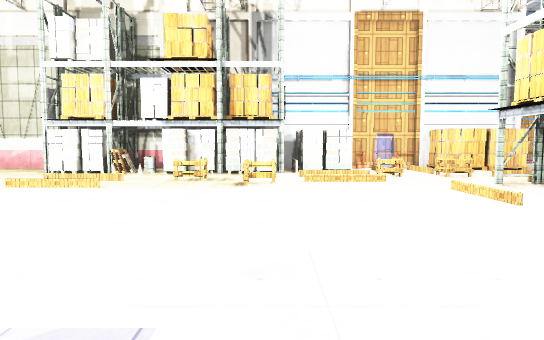
View 1 (above)

24 first-person views from a walk through a Unity game level. The camera is 1.4 m above the floor, tilts 4° down and sees 75° across. Doors are open. The floor is counted in squares, 2 m on a side. Each view is taken from the middle of a square. On the plan, view 1 faces up. The plan holds only what a view shows up to about 11 squares ahead; the rest is blank. The place goes on beyond the plan. Some surface patterns are stand-ins.

View 2
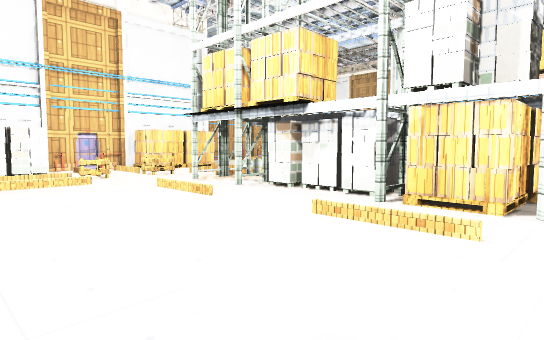

View 3
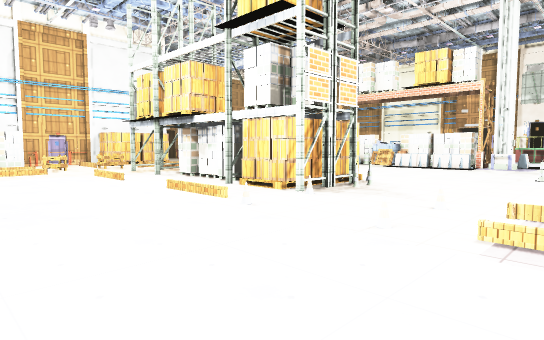

View 4
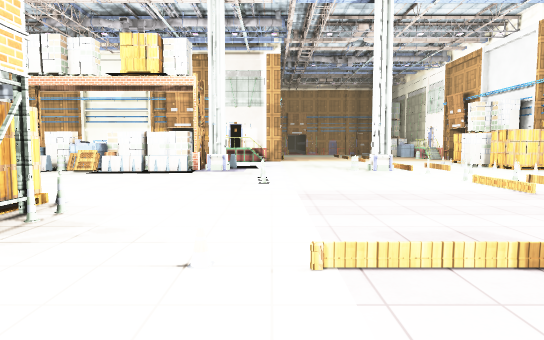

View 5
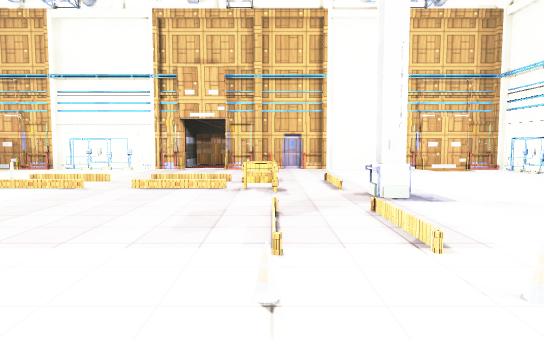

View 6
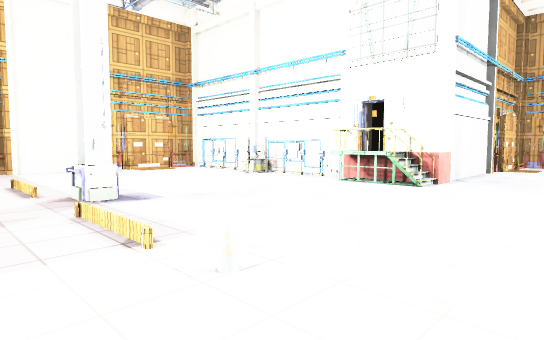

View 7
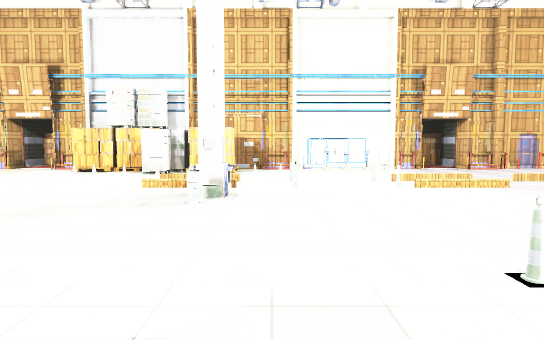

View 8
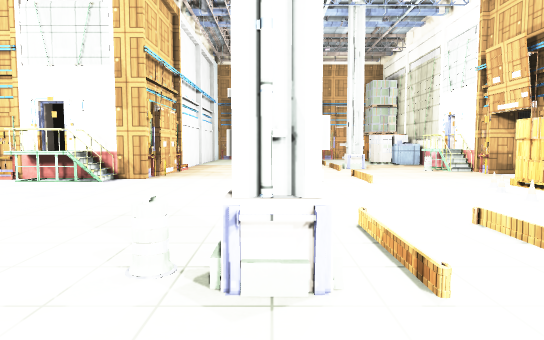

View 9
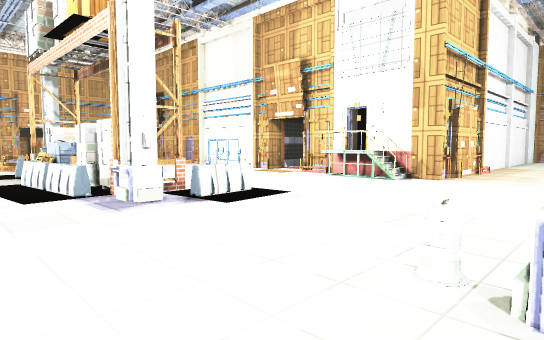

View 10
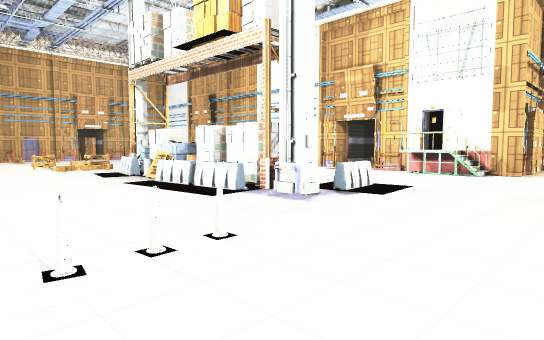

View 11
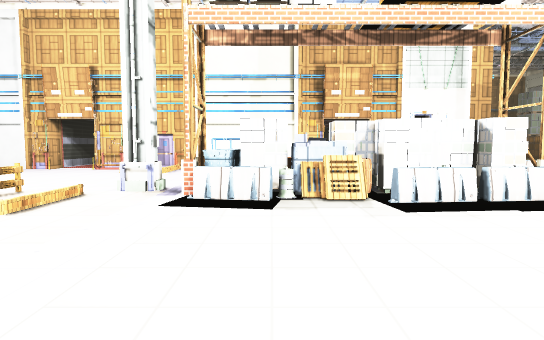

View 12
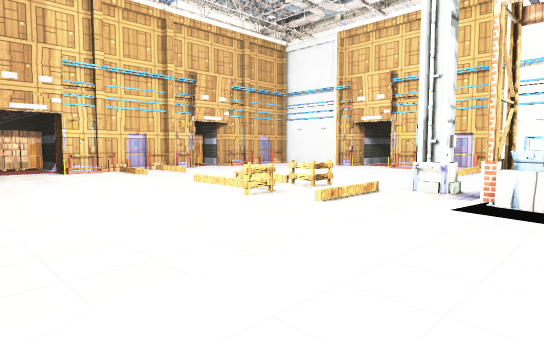

View 13
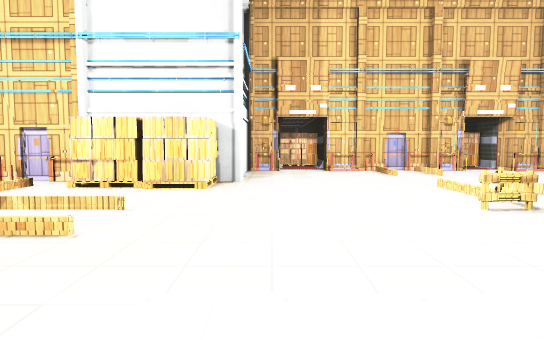

View 14
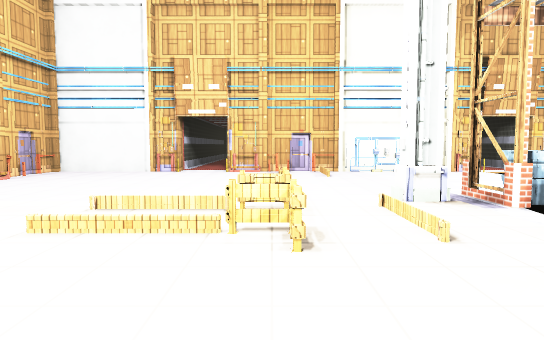

View 15
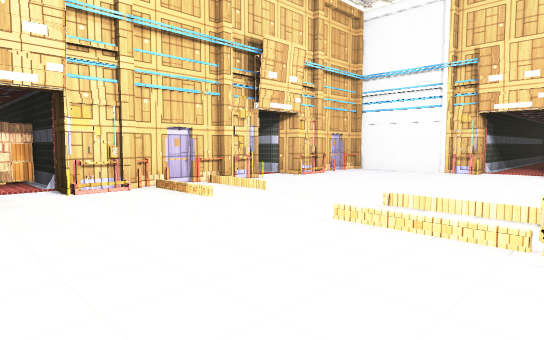

View 16
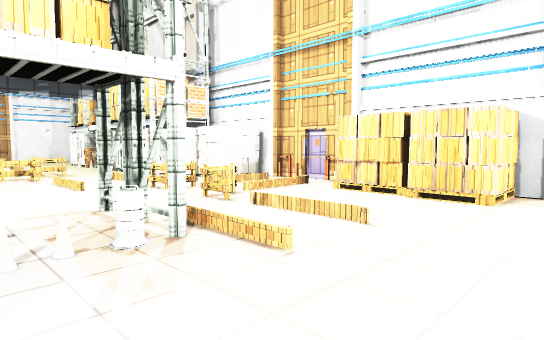

View 17
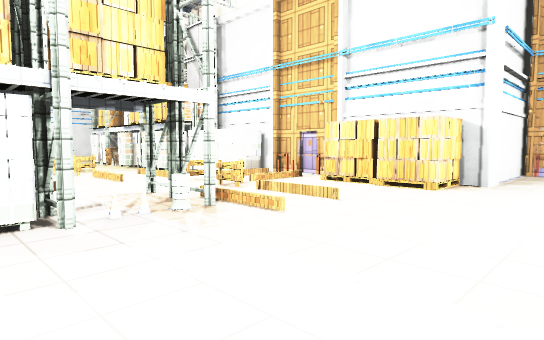

View 18
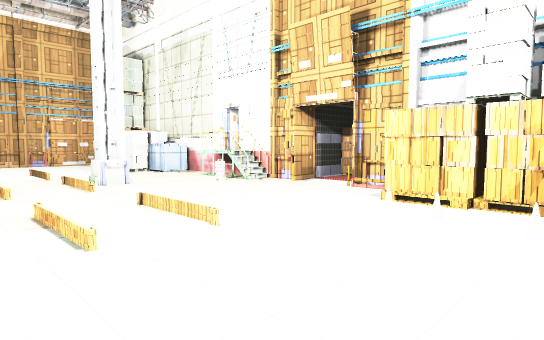

View 19
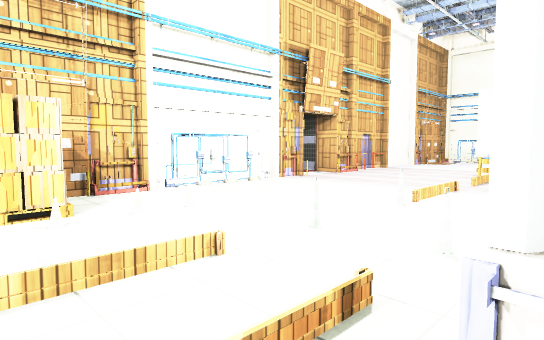

View 20
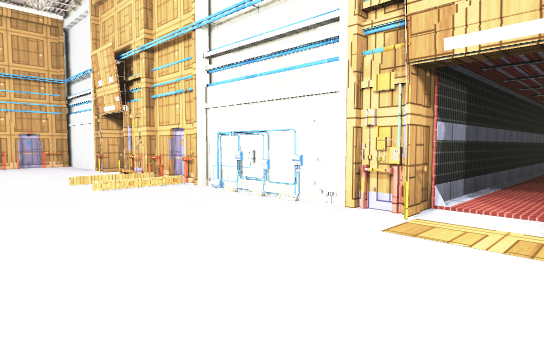

View 21
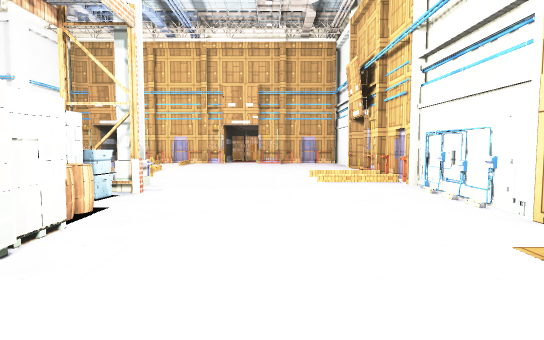

View 22
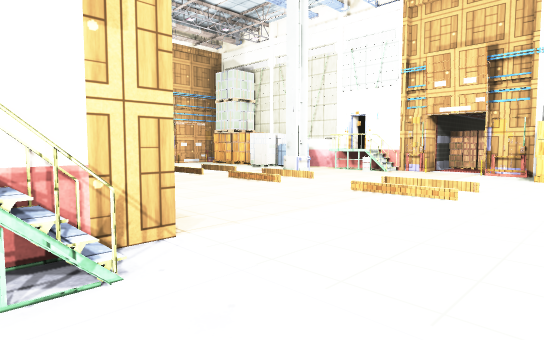

View 23
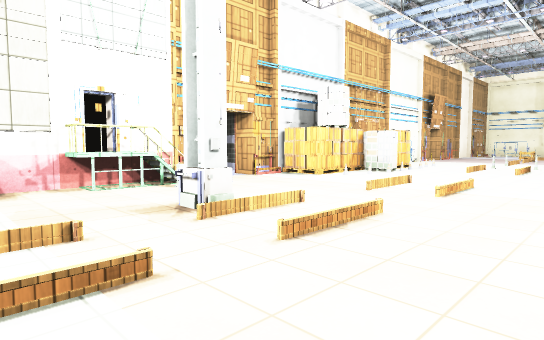

View 24
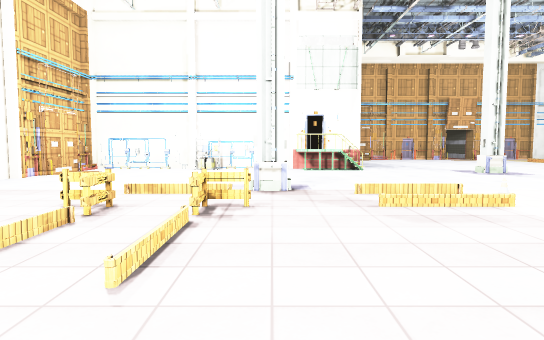

### Floor plan
Points are (right, up) in squares from view 1. A wall is a line through its corners. A room is listed if a view was taken in it or the views show most of it. See-through windows are left out.
Room 1 (views 1, 2, 3, 4, 5, 6, 7, 8, 9, 10, 11, 12, 13, 14, 15, 16, 17, 18, 19, 20, 21, 22, 23, 24)
walls: (13.1, 0) (12.6, 0); (4.8, 2.1) (3.9, 2.1); (5.8, 4.9) (4.9, 4.8); (5.7, 4.9) (3.9, 4.9); (12.4, 5.3) (13.1, 5.3); (4.8, 4.8) (3.9, 4.8); (13.2, 5.2) (12.3, 5.2); (4.5, 6.4) (4, 6.2); (17.2, 1.2) (19, 1.2); (17.5, 3.4) (17.5, 6.6); (17.5, -1.6) (17.5, 1.3); (17.9, -0.6) (17.9, -0.2) (17.4, -0.2); (4.9, 10.7) (4.4, 10.7); (17.5, 8.4) (17.5, 9.3); (8.7, -10.6) (10.7, -10.4); (2.6, 10.7) (-0.5, 10.7); (-2, -2.9) (-2, -4.4); (6.6, -11) (6.6, -10.5) (11.4, -10.5); (-2.7, -3.4) (-2.7, -10.5) (-1.6, -10.5); (3.6, -10.5) (5.3, -10.5) (5.3, -11.5); (-2.6, -4.9) (-2.8, -6.9); (3.1, -10.7) (3.7, -10.7); (-3.2, -4) (-2.2, -4); (7.3, 14.1) (7.3, 10.7) (6.9, 10.7); (9.5, 14.4) (9.5, 15.6); (-2.2, -6.4) (-2.2, -7.2); (17.5, 11.4) (17.5, 13.8); (16, -10.5) (17.3, -10.5); (-4.5, -2.5) (-3.6, -2.5); (22.9, -2.3) (20.4, -2.3); (14.5, 14.4) (14.5, 15); (23.5, 2.5) (18.4, 2.5); (-2.8, -7.7) (-2.6, -9.9); (-0.4, -10.5) (3.2, -10.5); (18.6, -10.5) (22.5, -10.5); (21.1, 10.5) (18.4, 10.5); (-3.2, 10.7) (-4.4, 10.7); (20.5, -10.3) (20.5, -10.8) (21, -10.8) (21, -10)
low walls: (-1.9, -2.8) (-2, -3.4); (-2, -3.2) (-1.9, -4.1)
ways out: opening at (6, -11); opening at (18, -11); open door at (-3, -4); open door at (18, -0.5)
objects: other object (-4, 6); other object (-4, 7); other object (-4, 8); other object (-4, 9); other object (-3, -3); other object (-3, 9); other object (-2, -9); other object (-2, 7); other object (-2, 9); other object (-1, -10); other object (-1, 1); other object (-1, 9); other object (0, -9); other object (0, 6) to (0, 7); other object (0, 9); other object (1, -10); other object (1, 7); other object (1, 8); other object (1, 9) to (1, 10); other object (2, -5); other object (2, 10); other object (3, -10); other object (3, -6); other object (3, -3); other object (3, 2); other object (3, 5); other object (3, 8); other object (3, 9); other object (3, 11); other object (4, -10); other object (4, -7); other object (4, -6); other object (4, -3); other object (4, 1) to (5, 1); other object (4, 8); other object (4, 9); other object (4, 11); other object (5, -9); other object (5, 0); other object (5, 3); other object (5, 4); other object (5, 6) to (6, 6); other object (5, 10) to (6, 10); other object (6, -7); other object (6, -6); other object (6, 0); other object (6, 1) to (6, 2); other object (6, 7); other object (6, 8); other object (7, -9); other object (7, 10); other object (8, -10); other object (8, -7); other object (8, -6); other object (8, 13); other object (8, 14); other object (9, -7); other object (9, -6); other object (9, -2); other object (9, 13); other object (9, 16); other object (10, -2); other object (10, 13); other object (10, 14); other object (11, -9); other object (11, -7); other object (11, -6); other object (11, 3); other object (11, 7); other object (11, 8); other object (11, 9); other object (11, 13); other object (11, 14); other object (12, -10); other object (12, -9) to (13, -9); other object (12, -7); other object (12, -6); other object (12, -5); other object (12, -4); other object (12, 0); other object (12, 1); other object (12, 2); other object (12, 3); other object (12, 4); other object (12, 5); other object (12, 8); other object (12, 9); other object (12, 13); other object (12, 14); other object (13, -10); other object (13, -1); other object (13, 1); other object (13, 2); other object (13, 3); other object (13, 4); other object (13, 6); other object (13, 13); other object (13, 14); other object (14, -10) to (14, -9); other object (14, 13); other object (14, 15) to (14, 16); other object (15, -10) to (16, -10); other object (15, -8); other object (15, 13); other object (15, 14); other object (16, 8); other object (16, 14); other object (17, -9); other object (17, -7); other object (17, -6); other object (17, -1); other object (17, 0); other object (17, 1); other object (17, 2); other object (17, 3); other object (17, 6); other object (17, 8); other object (17, 9); other object (17, 10); other object (17, 11); other object (17, 14); other object (18, -10); other object (18, -3); other object (18, -2); other object (18, 3); other object (18, 7); other object (18, 8); other object (18, 11); other object (19, -9); other object (19, -3); other object (19, -2); other object (20, -10); other object (20, -9); other object (20, -7); other object (20, -6); other object (20, -3); other object (20, -2); other object (21, -8); other object (21, -7); other object (21, -6); other object (23, -10); other object (23, -9); other object (23, -7); other object (23, -6)

Positions as (right, up) in squares from view 1, and headings:
1: (0, 0), facing up
2: (0, 0), facing up-right
3: (0, -3), facing up-right
4: (2, -2), facing right
5: (4, 0), facing down
6: (4, 0), facing down-left
7: (11, 0), facing down
8: (10, -5), facing right
9: (10, -5), facing up-right
10: (8, -4), facing up-right
11: (7, 4), facing right
12: (7, 4), facing up-right
13: (8, 4), facing up
14: (8, 8), facing right
15: (8, 8), facing up-right
16: (8, 5), facing up-left
17: (9, 4), facing up-left
18: (14, -5), facing down-right
19: (13, -5), facing down-left
20: (14, 1), facing up-right
21: (15, 0), facing up
22: (15, -1), facing down-right
23: (23, -4), facing down-left
24: (8, -5), facing left
